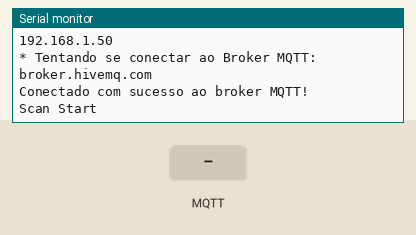
Recording of a sketch running on a simulated ESP32. On the bench: the last lines printed to the serial monitor. The inputs (shaded band) are chosen by the test bench. WiFi joins after 1.5 s; servers stay silent unless stated; a WiFi scan finds three made-up networks; no MQTT or app messages arrive unless stated.

Above: at 2.7 s.
2.8 s: MQTT message "1" arrives on the first subscribed topic
At 4.7 s:
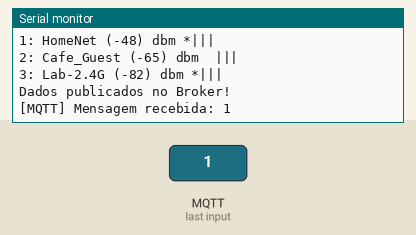
7.0 s: MQTT message "on" arrives on the first subscribed topic
At 11.7 s:
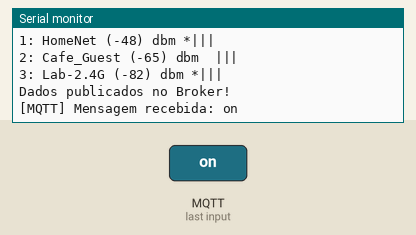
12.6 s: MQTT message "off" arrives on the first subscribed topic
At 19.9 s:
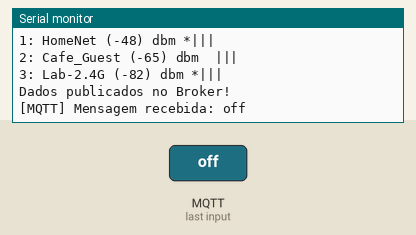

Measured:
- after the input at 2.8 s, the serial monitor: prints a new line after 1.1 s (image 1)
- after the input at 7.0 s, the serial monitor: prints a new line after 4.2 s (image 2)
- after the input at 12.6 s, the serial monitor: prints a new line after 5.9 s (image 3)

The sketch:

WifiScanString.ino
```cpp
#include "WiFi.h"
#include <WiFiMulti.h>
#include <PubSubClient.h>

#define TOPICO_SUBSCRIBE "INCB_ESP32_recebe_informacao"
#define TOPICO_PUBLISH   "INCB_ESP32_envia_string"
#define ID_MQTT  "INCB_Cliente_MQTT"

const char* SSID = "dlink-E970";
const char* PASSWORD = "coigd97023";
const char* BROKER_MQTT = "broker.hivemq.com";
int BROKER_PORT = 1883;


/* Variáveis e objetos globais */
WiFiClient espClient;
PubSubClient MQTT(espClient);

//Prototypes
void init_serial(void);
void init_wifi(void);
void init_mqtt(void);
void reconnect_wifi(void);
void mqtt_callback(char* topic, byte* payload, unsigned int length);
void verifica_conexoes_wifi_mqtt(void);

void setup()
{
    init_serial();
    init_wifi();
    init_mqtt();
}

void init_serial()
{
    Serial.begin(115200);
}

void init_wifi(void)
{
    delay(10);
    Serial.println("------Conexao WI-FI------");
    Serial.print("Conectando-se na rede: ");
    Serial.println(SSID);
    Serial.println("Aguarde");
    reconnect_wifi();
}

void init_mqtt(void)
{
    MQTT.setServer(BROKER_MQTT, BROKER_PORT);
    MQTT.setCallback(mqtt_callback);
}

void mqtt_callback(char* topic, byte* payload, unsigned int length)
{
    String msg;

    //obtem a string do payload recebido
    for(int i = 0; i < length; i++)
    {
       char c = (char)payload[i];
       msg += c;
    }
    Serial.print("[MQTT] Mensagem recebida: ");
    Serial.println(msg);
}

void reconnect_mqtt(void)
{
    while (!MQTT.connected())
    {
        Serial.print("* Tentando se conectar ao Broker MQTT: ");
        Serial.println(BROKER_MQTT);
        if (MQTT.connect(ID_MQTT))
        {
            Serial.println("Conectado com sucesso ao broker MQTT!");
            MQTT.subscribe(TOPICO_SUBSCRIBE);
        }
        else
        {
            Serial.println("Falha ao reconectar no broker.");
            Serial.println("Havera nova tentatica de conexao em 2s");
            delay(2000);
        }
    }
}

void reconnect_wifi()
{
    if (WiFi.status() == WL_CONNECTED)
        return;

    WiFi.begin(SSID, PASSWORD);

    while (WiFi.status() != WL_CONNECTED)
    {
        delay(100);
        Serial.print(".");
    }

    Serial.println();
    Serial.print("Conectado com sucesso na rede ");
    Serial.print(SSID);
    Serial.println("IP obtido: ");
    Serial.println(WiFi.localIP());
}

void verifica_conexoes_wifi_mqtt(void)
{
    /* se não há conexão com o WiFI, a conexão é refeita */
    reconnect_wifi();
    /* se não há conexão com o Broker, a conexão é refeita */
    if (!MQTT.connected())
        reconnect_mqtt();
}

int getQuality() {
  if (WiFi.status() != WL_CONNECTED)
    return -1;
  int dBm = WiFi.RSSI();
  if (dBm <= -100)
    return 0;
  if (dBm >= -50)
    return 100;
  return 2 * (dBm + 100);
}


void loop()
{
    verifica_conexoes_wifi_mqtt();
    String networks = "";
    Serial.println("Scan Start");
    int n = WiFi.scanNetworks();
    int quality = getQuality();
    Serial.println("scan done");
    if (n == 0) {
        Serial.println("no networks found");
    } else {
        Serial.print(n);
        Serial.println(" networks found");
        for (int i = 0; i < n; ++i) {

          networks += (i + 1);
          networks += ": ";
          networks += WiFi.SSID(i);
          networks += " (";
          networks += WiFi.RSSI(i);
          networks += ") dbm ";
          networks += (WiFi.encryptionType(i) == WIFI_AUTH_OPEN)?" ":"*";
          networks += "|||";
          networks += "\n";

            //sprintf(SSID_str, "%s", WiFi.RSSI(i));
            //sprintf(RSSI_str,"RSSI:\t%d dBm\r", WiFi.RSSI(i));

            //MQTT.publish(TOPICO_PUBLISH, SSID_str);
            //MQTT.publish(TOPICO_PUBLISH, RSSI_str);


            delay(100);
        }
          Serial.println(networks);
          MQTT.publish(TOPICO_PUBLISH, networks.c_str());
          Serial.println("Dados publicados no Broker!");
    }
    Serial.println("");

    MQTT.loop();

    // Wait a bit before scanning again
    delay(5000);
}
```
